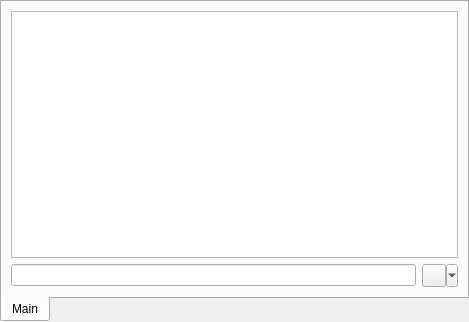
<?xml version="1.0" encoding="UTF-8"?>
<ui version="4.0">
 <class>chatWidget</class>
 <widget class="QWidget" name="chatWidget">
  <property name="geometry">
   <rect>
    <x>0</x>
    <y>0</y>
    <width>469</width>
    <height>322</height>
   </rect>
  </property>
  <property name="windowTitle">
   <string notr="true"/>
  </property>
  <layout class="QVBoxLayout" name="verticalLayout">
   <property name="spacing">
    <number>0</number>
   </property>
   <property name="margin">
    <number>0</number>
   </property>
   <item>
    <widget class="QTabWidget" name="tabWidget">
     <property name="tabPosition">
      <enum>QTabWidget::South</enum>
     </property>
     <property name="currentIndex">
      <number>0</number>
     </property>
     <widget class="QWidget" name="tab">
      <attribute name="title">
       <string>Main</string>
      </attribute>
      <layout class="QVBoxLayout" name="verticalLayout_2">
       <item>
        <widget class="QTextEdit" name="textArea">
         <property name="enabled">
          <bool>true</bool>
         </property>
         <property name="undoRedoEnabled">
          <bool>false</bool>
         </property>
         <property name="readOnly">
          <bool>true</bool>
         </property>
        </widget>
       </item>
       <item>
        <layout class="QHBoxLayout" name="horizontalLayout">
         <item>
          <widget class="QLineEdit" name="textField"/>
         </item>
         <item>
          <widget class="QToolButton" name="smileyButton">
           <property name="maximumSize">
            <size>
             <width>100</width>
             <height>24</height>
            </size>
           </property>
           <property name="contextMenuPolicy">
            <enum>Qt::ActionsContextMenu</enum>
           </property>
           <property name="text">
            <string/>
           </property>
           <property name="icon">
            <iconset resource="rsrc.qrc">
             <normaloff>:/icons/resources/icons/app-icons/smileys/smiley.png</normaloff>:/icons/resources/icons/app-icons/smileys/smiley.png</iconset>
           </property>
           <property name="checkable">
            <bool>false</bool>
           </property>
           <property name="popupMode">
            <enum>QToolButton::MenuButtonPopup</enum>
           </property>
           <property name="toolButtonStyle">
            <enum>Qt::ToolButtonIconOnly</enum>
           </property>
           <property name="arrowType">
            <enum>Qt::NoArrow</enum>
           </property>
          </widget>
         </item>
        </layout>
       </item>
      </layout>
     </widget>
    </widget>
   </item>
  </layout>
  <action name="actionHeartBreakSmiley">
   <property name="icon">
    <iconset resource="rsrc.qrc">
     <normaloff>:/icons/resources/icons/app-icons/smileys/heart-break.png</normaloff>:/icons/resources/icons/app-icons/smileys/heart-break.png</iconset>
   </property>
   <property name="text">
    <string>heartBreakSmiley</string>
   </property>
   <property name="toolTip">
    <string>&lt;/3</string>
   </property>
  </action>
  <action name="actionHeartSmiley">
   <property name="icon">
    <iconset resource="rsrc.qrc">
     <normaloff>:/icons/resources/icons/app-icons/smileys/heart.png</normaloff>:/icons/resources/icons/app-icons/smileys/heart.png</iconset>
   </property>
   <property name="text">
    <string>heartSmiley</string>
   </property>
   <property name="toolTip">
    <string>&lt;3</string>
   </property>
  </action>
  <action name="actionConfuseSmiley">
   <property name="icon">
    <iconset resource="rsrc.qrc">
     <normaloff>:/icons/resources/icons/app-icons/smileys/smiley-confuse.png</normaloff>:/icons/resources/icons/app-icons/smileys/smiley-confuse.png</iconset>
   </property>
   <property name="text">
    <string>confuseSmiley</string>
   </property>
   <property name="toolTip">
    <string>:S</string>
   </property>
  </action>
  <action name="actionCoolSmiley">
   <property name="icon">
    <iconset resource="rsrc.qrc">
     <normaloff>:/icons/resources/icons/app-icons/smileys/smiley-cool.png</normaloff>:/icons/resources/icons/app-icons/smileys/smiley-cool.png</iconset>
   </property>
   <property name="text">
    <string>coolSmiley</string>
   </property>
   <property name="toolTip">
    <string>8)</string>
   </property>
  </action>
  <action name="actionCrySmiley">
   <property name="icon">
    <iconset resource="rsrc.qrc">
     <normaloff>:/icons/resources/icons/app-icons/smileys/smiley-cry.png</normaloff>:/icons/resources/icons/app-icons/smileys/smiley-cry.png</iconset>
   </property>
   <property name="text">
    <string>crySmiley</string>
   </property>
   <property name="toolTip">
    <string>;(</string>
   </property>
  </action>
  <action name="actionDrawSmiley">
   <property name="icon">
    <iconset resource="rsrc.qrc">
     <normaloff>:/icons/resources/icons/app-icons/smileys/smiley-draw.png</normaloff>:/icons/resources/icons/app-icons/smileys/smiley-draw.png</iconset>
   </property>
   <property name="text">
    <string>drawSmiley</string>
   </property>
   <property name="toolTip">
    <string>:u</string>
   </property>
  </action>
  <action name="actionEekBlueSmiley">
   <property name="icon">
    <iconset resource="rsrc.qrc">
     <normaloff>:/icons/resources/icons/app-icons/smileys/smiley-eek-blue.png</normaloff>:/icons/resources/icons/app-icons/smileys/smiley-eek-blue.png</iconset>
   </property>
   <property name="text">
    <string>eekBlueSmiley</string>
   </property>
   <property name="toolTip">
    <string>o.o</string>
   </property>
  </action>
  <action name="actionEvilSmiley">
   <property name="icon">
    <iconset resource="rsrc.qrc">
     <normaloff>:/icons/resources/icons/app-icons/smileys/smiley-evil.png</normaloff>:/icons/resources/icons/app-icons/smileys/smiley-evil.png</iconset>
   </property>
   <property name="text">
    <string>evilSmiley</string>
   </property>
   <property name="toolTip">
    <string>(6)</string>
   </property>
  </action>
  <action name="actionGrinSmiley">
   <property name="icon">
    <iconset resource="rsrc.qrc">
     <normaloff>:/icons/resources/icons/app-icons/smileys/smiley-grin.png</normaloff>:/icons/resources/icons/app-icons/smileys/smiley-grin.png</iconset>
   </property>
   <property name="text">
    <string>grinSmiley</string>
   </property>
   <property name="toolTip">
    <string>:D</string>
   </property>
  </action>
  <action name="actionMadSmiley">
   <property name="icon">
    <iconset resource="rsrc.qrc">
     <normaloff>:/icons/resources/icons/app-icons/smileys/smiley-mad.png</normaloff>:/icons/resources/icons/app-icons/smileys/smiley-mad.png</iconset>
   </property>
   <property name="text">
    <string>madSmiley</string>
   </property>
   <property name="toolTip">
    <string>&gt;(</string>
   </property>
  </action>
  <action name="actionMoneySmiley">
   <property name="icon">
    <iconset resource="rsrc.qrc">
     <normaloff>:/icons/resources/icons/app-icons/smileys/smiley-money.png</normaloff>:/icons/resources/icons/app-icons/smileys/smiley-money.png</iconset>
   </property>
   <property name="text">
    <string>moneySmiley</string>
   </property>
   <property name="toolTip">
    <string>$$</string>
   </property>
  </action>
  <action name="actionGreenSmiley">
   <property name="icon">
    <iconset resource="rsrc.qrc">
     <normaloff>:/icons/resources/icons/app-icons/smileys/smiley-mr-green.png</normaloff>:/icons/resources/icons/app-icons/smileys/smiley-mr-green.png</iconset>
   </property>
   <property name="text">
    <string>greenSmiley</string>
   </property>
   <property name="toolTip">
    <string>&gt;D</string>
   </property>
  </action>
  <action name="actionTongueSmiley">
   <property name="icon">
    <iconset resource="rsrc.qrc">
     <normaloff>:/icons/resources/icons/app-icons/smileys/smiley-razz.png</normaloff>:/icons/resources/icons/app-icons/smileys/smiley-razz.png</iconset>
   </property>
   <property name="text">
    <string>tongueSmiley</string>
   </property>
   <property name="toolTip">
    <string>:P</string>
   </property>
  </action>
  <action name="actionRedSmiley">
   <property name="icon">
    <iconset resource="rsrc.qrc">
     <normaloff>:/icons/resources/icons/app-icons/smileys/smiley-red.png</normaloff>:/icons/resources/icons/app-icons/smileys/smiley-red.png</iconset>
   </property>
   <property name="text">
    <string>redSmiley</string>
   </property>
   <property name="toolTip">
    <string>:$</string>
   </property>
  </action>
  <action name="actionWinkSmiley">
   <property name="icon">
    <iconset resource="rsrc.qrc">
     <normaloff>:/icons/resources/icons/app-icons/smileys/smiley-wink.png</normaloff>:/icons/resources/icons/app-icons/smileys/smiley-wink.png</iconset>
   </property>
   <property name="text">
    <string>winkSmiley</string>
   </property>
   <property name="toolTip">
    <string>;)</string>
   </property>
  </action>
  <action name="actionYesSmiley">
   <property name="icon">
    <iconset resource="rsrc.qrc">
     <normaloff>:/icons/resources/icons/app-icons/smileys/thumb-up.png</normaloff>:/icons/resources/icons/app-icons/smileys/thumb-up.png</iconset>
   </property>
   <property name="text">
    <string>yesSmiley</string>
   </property>
   <property name="toolTip">
    <string>(y)</string>
   </property>
  </action>
  <action name="actionNoSmiley">
   <property name="icon">
    <iconset resource="rsrc.qrc">
     <normaloff>:/icons/resources/icons/app-icons/smileys/thumb.png</normaloff>:/icons/resources/icons/app-icons/smileys/thumb.png</iconset>
   </property>
   <property name="text">
    <string>noSmiley</string>
   </property>
   <property name="toolTip">
    <string>(n)</string>
   </property>
  </action>
 </widget>
 <resources>
  <include location="rsrc.qrc"/>
 </resources>
 <connections>
  <connection>
   <sender>textField</sender>
   <signal>returnPressed()</signal>
   <receiver>chatWidget</receiver>
   <slot>updateLastText()</slot>
   <hints>
    <hint type="sourcelabel">
     <x>206</x>
     <y>261</y>
    </hint>
    <hint type="destinationlabel">
     <x>234</x>
     <y>160</y>
    </hint>
   </hints>
  </connection>
 </connections>
 <slots>
  <slot>showSmileysPopup(bool)</slot>
  <slot>updateLastText()</slot>
 </slots>
</ui>
